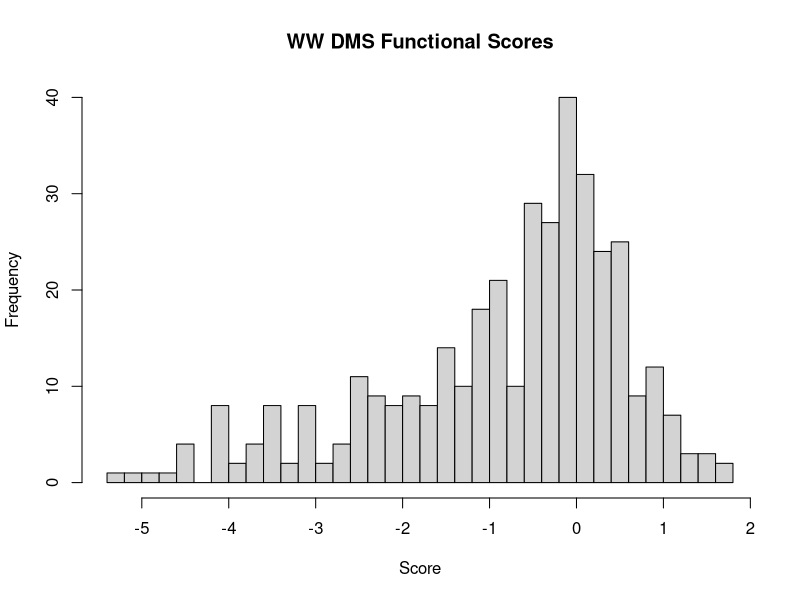
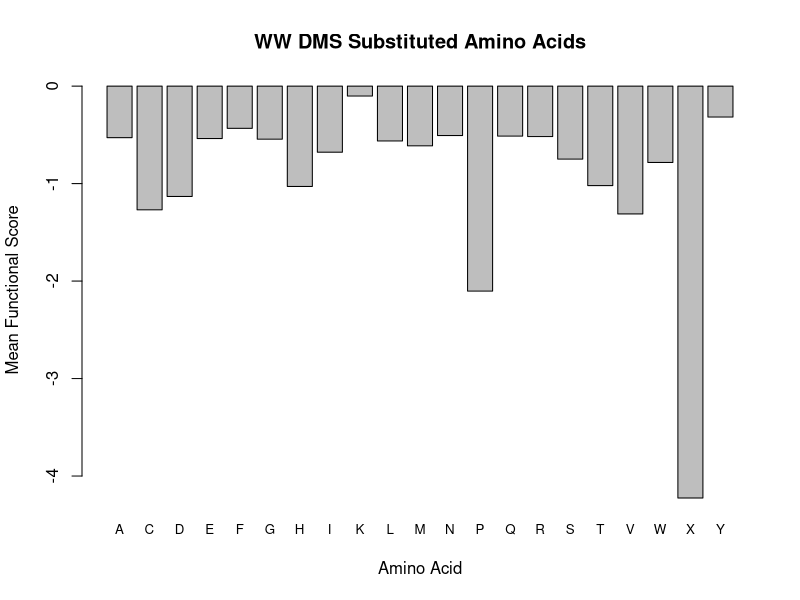
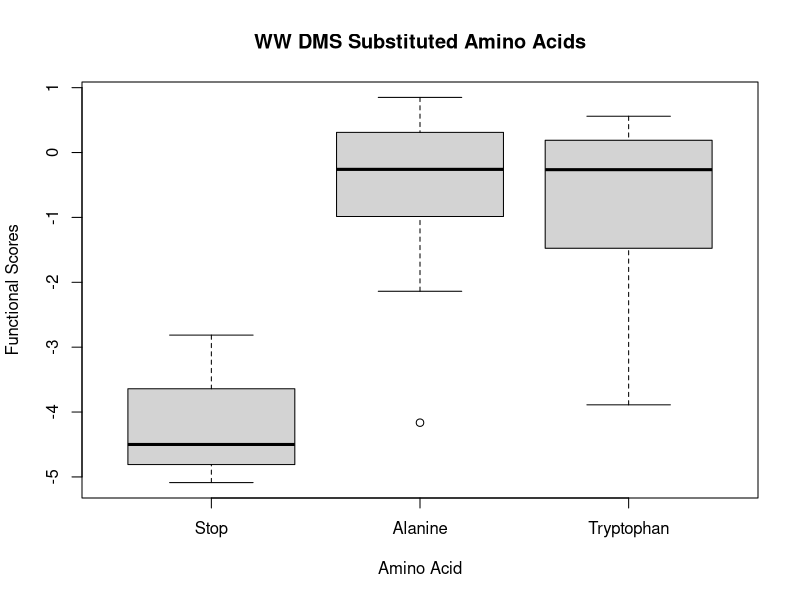
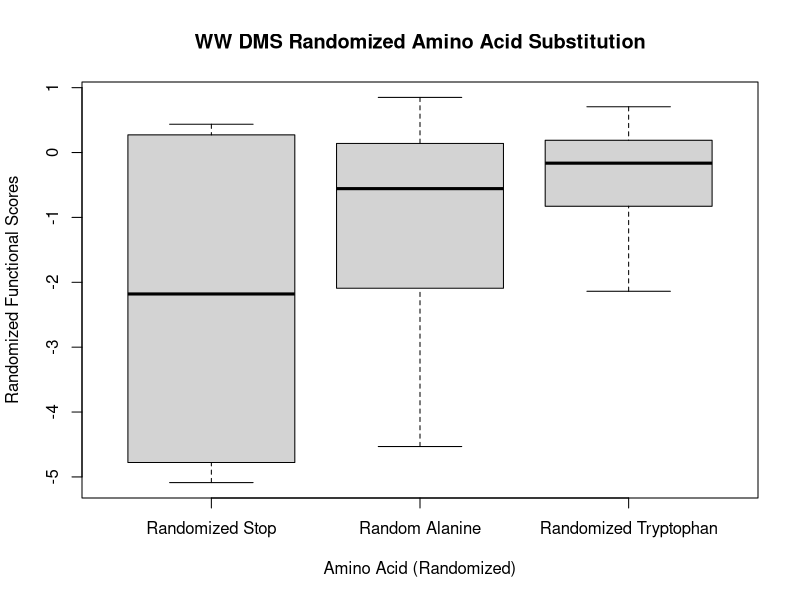

Write R code to recreate these figures, in order.
## ---- chunk 1
knitr::opts_chunk$set(echo = TRUE)
## ---- chunk 2
master_data = read.table(file="560_dataset_reduced.txt", header = T, sep = '\t')

head(master_data)

ww_data = master_data[which(master_data$dms_id == 'WW_domain'),]

head(ww_data)
## ---- chunk 3
func_scores = ww_data$reported_effect


fs.range = range(func_scores)

fs.mean = mean(func_scores)

fs.var = var(func_scores)

fs.sd = sd(func_scores)

quant_list = c(0.025, 0.05, 0.25, 0.5, 0.75, 0.95, 0.975)
fs.quants = quantile(func_scores, probs=quant_list)
## ---- chunk 4
print(fs.quants)
## ---- chunk 5
approx_25 = mean(func_scores)-0.67448*sd(func_scores)
approx_75 = mean(func_scores)+0.67488*sd(func_scores)
## ---- chunk 6

hist(func_scores, 50, freq=TRUE, main='WW DMS Functional Scores', xlab='Score', ylab='Frequency')
## ---- chunk 7

effect_by_aa.mean = tapply(ww_data$reported_effect, ww_data$aa2, mean)

effect_by_aa.mean

## ---- chunk 8

barplot(effect_by_aa.mean, main = 'WW DMS Substituted Amino Acids', xlab = 'Amino Acid', ylab = 'Mean Functional Score', cex.names=0.8)

## ---- chunk 9

effect_by_aa = split(ww_data$reported_effect, ww_data$aa2)

sub = c(effect_by_aa['X'], effect_by_aa['A'], effect_by_aa['W'])

boxplot(sub, main = 'WW DMS Substituted Amino Acids', names = c('Stop','Alanine','Tryptophan'), xlab= 'Amino Acid', ylab='Functional Scores')
## ---- chunk 10
set.seed(1)

combined_scores = unlist(c(effect_by_aa['X'], effect_by_aa['A'], effect_by_aa['W']), use.names=FALSE)

random_sample.x = sample(combined_scores, length(unlist(effect_by_aa['X'])))
random_sample.a = sample(combined_scores, length(unlist(effect_by_aa['A'])))
random_sample.w = sample(combined_scores, length(unlist(effect_by_aa['W'])))
random_sample = list(X = random_sample.x, A = random_sample.a, W = random_sample.w)

boxplot(random_sample, main = 'WW DMS Randomized Amino Acid Substitution', names = c('Randomized Stop','Random Alanine','Randomized Tryptophan'), xlab= 'Amino Acid (Randomized)', ylab='Randomized Functional Scores')
